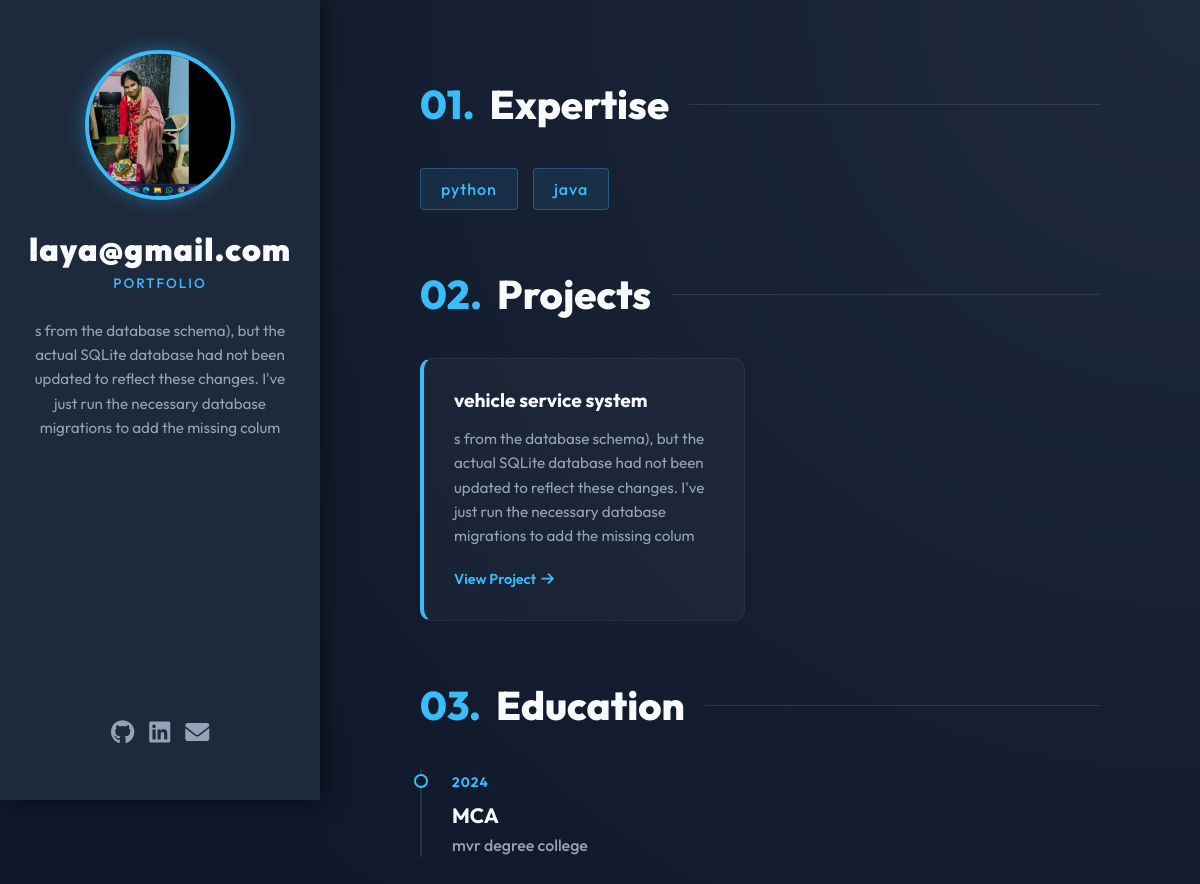
The app's page /portfolio/laya@gmail.com/ with its own data.
### portfolio/models.py (models this page shows, shortened)
class Profile(models.Model):
    user = models.OneToOneField(User, on_delete=models.CASCADE)
    bio = models.TextField()
    profile_image = models.ImageField(upload_to='profiles/', blank=True)
    github = models.URLField(blank=True)
    linkedin = models.URLField(blank=True)
    email = models.EmailField(blank=True)
    template = models.CharField(max_length=50, default='template1')

class Skill(models.Model):
    user = models.ForeignKey(User, on_delete=models.CASCADE)
    name = models.CharField(max_length=100)

class Project(models.Model):
    user = models.ForeignKey(User, on_delete=models.CASCADE)
    title = models.CharField(max_length=200)
    description = models.TextField()
    link = models.URLField(blank=True)

class Education(models.Model):
    user = models.ForeignKey(User, on_delete=models.CASCADE)
    degree = models.CharField(max_length=100)
    college = models.CharField(max_length=200)
    year = models.CharField(max_length=10)

### portfolio/views.py (the view)
# urls.py: path('portfolio/<str:username>/', views.portfolio_view, name='portfolio_view'),
def portfolio_view(request, username):
    user = User.objects.get(username=username)
    profile = Profile.objects.get(user=user)
    education = Education.objects.filter(user=user)
    projects = Project.objects.filter(user=user)
    skills = Skill.objects.filter(user=user)
    preview_template = request.GET.get('preview')
    profile.bio = request.POST.get('bio', profile.bio)
    if preview_template:
        template_name = f"{preview_template}.html"
    else:
        template_name = f"{profile.template}.html"
    return render(request, template_name, {
        'profile': profile,
        'education': education,
        'projects': projects,
        'skills': skills
    })

### portfolio/templates/template2.html (shortened to what this page needs)
{% load static %}
<!DOCTYPE html>
<html lang="en">
<head>
    <link href="https://cdn.jsdelivr.net/npm/bootstrap@5.3.0/dist/css/bootstrap.min.css" rel="stylesheet">
    <link href="https://cdnjs.cloudflare.com/ajax/libs/font-awesome/6.0.0/css/all.min.css" rel="stylesheet">
</head>
<body>
    <aside class="sidebar">
        {% if profile.profile_image %}
            <img src="{{ profile.profile_image.url }}" alt="Profile" class="profile-img">
        {% else %}
            <div class="text-avatar">
                {{ profile.user.username|make_list|first|upper }}
            </div>
        {% endif %}
        <h1 class="name-title">{{ profile.user.username }}</h1>
        <div class="role-title">Portfolio</div>
        <p class="bio-text">{{ profile.bio|default:"Welcome to my portfolio website!" }}</p>
        <div class="social-icons">
            {% if profile.github %}<a href="{{ profile.github }}" target="_blank"><i class="fab fa-github"></i></a>{% endif %}
            {% if profile.linkedin %}<a href="{{ profile.linkedin }}" target="_blank"><i class="fab fa-linkedin"></i></a>{% endif %}
            {% if profile.email %}<a href="mailto:{{ profile.email }}"><i class="fas fa-envelope"></i></a>{% endif %}
        </div>
    </aside>
    <main class="main-content">
        {% if skills %}
        <section>
            <h2 class="section-heading"><span>01.</span> Expertise</h2>
            <div class="skills-container">
                {% for skill in skills %}
                    <div class="skill-tag">{{ skill.name }}</div>
                {% endfor %}
            </div>
        </section>
        {% endif %}
        {% if projects %}
        <section>
            <h2 class="section-heading"><span>02.</span> Projects</h2>
            <div class="project-grid">
                {% for project in projects %}
                <div class="project-card">
                    <h4>{{ project.title }}</h4>
                    <p>{{ project.description }}</p>
                    {% if project.link %}
                        <a href="{{ project.link }}" target="_blank" class="btn-live">
                            View Project <i class="fas fa-arrow-right"></i>
                        </a>
                    {% endif %}
                </div>
                {% endfor %}
            </div>
        </section>
        {% endif %}
        {% if education %}
        <section>
            <h2 class="section-heading"><span>03.</span> Education</h2>
            <div class="timeline">
                {% for ed in education %}
                <div class="timeline-item">
                    {% if ed.year %}<span class="timeline-date">{{ ed.year }}</span>{% endif %}
                    <h3 class="timeline-title">{{ ed.degree }}</h3>
                    <div class="timeline-subtitle">{{ ed.college }}</div>
                </div>
                {% endfor %}
            </div>
        </section>
        {% endif %}
    </main>
</body>
</html>

### portfolio/templates/template2.html (style rules this page uses)
body { font-family: 'Outfit', sans-serif; background-color: #0f172a; color: #f8fafc; margin: 0; padding: 0; display: flex; min-height: 100vh; }
.sidebar { width: 320px; background: #1e293b; position: fixed; height: 100vh; padding: 50px 30px; display: flex; flex-direction: column; align-items: center; text-align: center; box-shadow: 4px 0 20px rgba(0,0,0,0.5); z-index: 10; }
.profile-img { width: 150px; height: 150px; border-radius: 50%; object-fit: cover; border: 4px solid #38bdf8; margin-bottom: 30px; box-shadow: 0 0 20px rgba(56, 189, 248, 0.4); }
.name-title { font-size: 2rem; font-weight: 900; color: #f8fafc; margin-bottom: 5px; letter-spacing: 1px; }
.role-title { color: #38bdf8; font-weight: 500; text-transform: uppercase; letter-spacing: 2px; font-size: 0.85rem; margin-bottom: 25px; }
.bio-text { color: #94a3b8; font-size: 0.95rem; line-height: 1.6; margin-bottom: 40px; }
.social-icons { margin-top: auto; display: flex; gap: 15px; }
.social-icons a { color: #94a3b8; font-size: 1.5rem; transition: 0.3s; }
.main-content { flex-grow: 1; margin-left: 320px; padding: 80px 100px; background: radial-gradient(circle at top right, #1e293b 0%, #0f172a 100%); }
.section-heading { font-size: 2.5rem; font-weight: 800; color: #f8fafc; margin-bottom: 40px; display: flex; align-items: center; }
.section-heading::after { content: ''; flex-grow: 1; height: 1px; background: rgba(255,255,255,0.1); margin-left: 20px; }
.section-heading span { color: #38bdf8; margin-right: 15px; }
.skills-container { display: flex; flex-wrap: wrap; gap: 15px; margin-bottom: 60px; }
.skill-tag { background: rgba(56, 189, 248, 0.1); color: #38bdf8; border: 1px solid rgba(56, 189, 248, 0.3); padding: 8px 20px; border-radius: 4px; font-weight: 500; letter-spacing: 1px; transition: 0.3s; }
.project-grid { display: grid; grid-template-columns: repeat(auto-fill, minmax(300px, 1fr)); gap: 30px; margin-bottom: 60px; }
.project-card { background: rgba(255,255,255,0.03); border: 1px solid rgba(255,255,255,0.05); border-radius: 12px; padding: 30px; transition: 0.3s; position: relative; overflow: hidden; border-left: 4px solid #38bdf8; }
.project-card h4 { font-weight: 700; font-size: 1.2rem; margin-bottom: 15px; color: #f8fafc; }
.project-card p { color: #94a3b8; font-size: 0.95rem; line-height: 1.6; }
.btn-live { color: #38bdf8; text-decoration: none; font-weight: 600; font-size: 0.9rem; display: flex; align-items: center; margin-top: 20px; transition: 0.2s; }
.btn-live i { margin-left: 5px; transition: 0.2s; }
.timeline { position: relative; padding-left: 30px; border-left: 2px solid rgba(255,255,255,0.1); }
.timeline-item { position: relative; margin-bottom: 40px; }
.timeline-item::before { content: ''; position: absolute; left: -38px; top: 5px; width: 14px; height: 14px; background: #0f172a; border: 2px solid #38bdf8; border-radius: 50%; }
.timeline-title { font-size: 1.3rem; font-weight: 700; margin-bottom: 5px; }
.timeline-subtitle { color: #94a3b8; font-size: 1rem; font-weight: 500; }
.timeline-date { color: #38bdf8; font-size: 0.85rem; font-weight: 700; letter-spacing: 1px; margin-bottom: 10px; display: inline-block; }

### records on screen
Profile: profile_image (picture), user.username "laya@gmail.com", bio "s from the database schema), but the actual SQLite database had not been updated to reflect these changes. I've just run the necessary database migrations to add the missing colum"
Skill: name "python"
Skill: name "java"
Project: title "vehicle service system", description "s from the database schema), but the actual SQLite database had not been updated to reflect these changes. I've just run the necessary database migrations to add the missing colum"
Education: year "2024", degree "MCA", college "mvr degree college"
